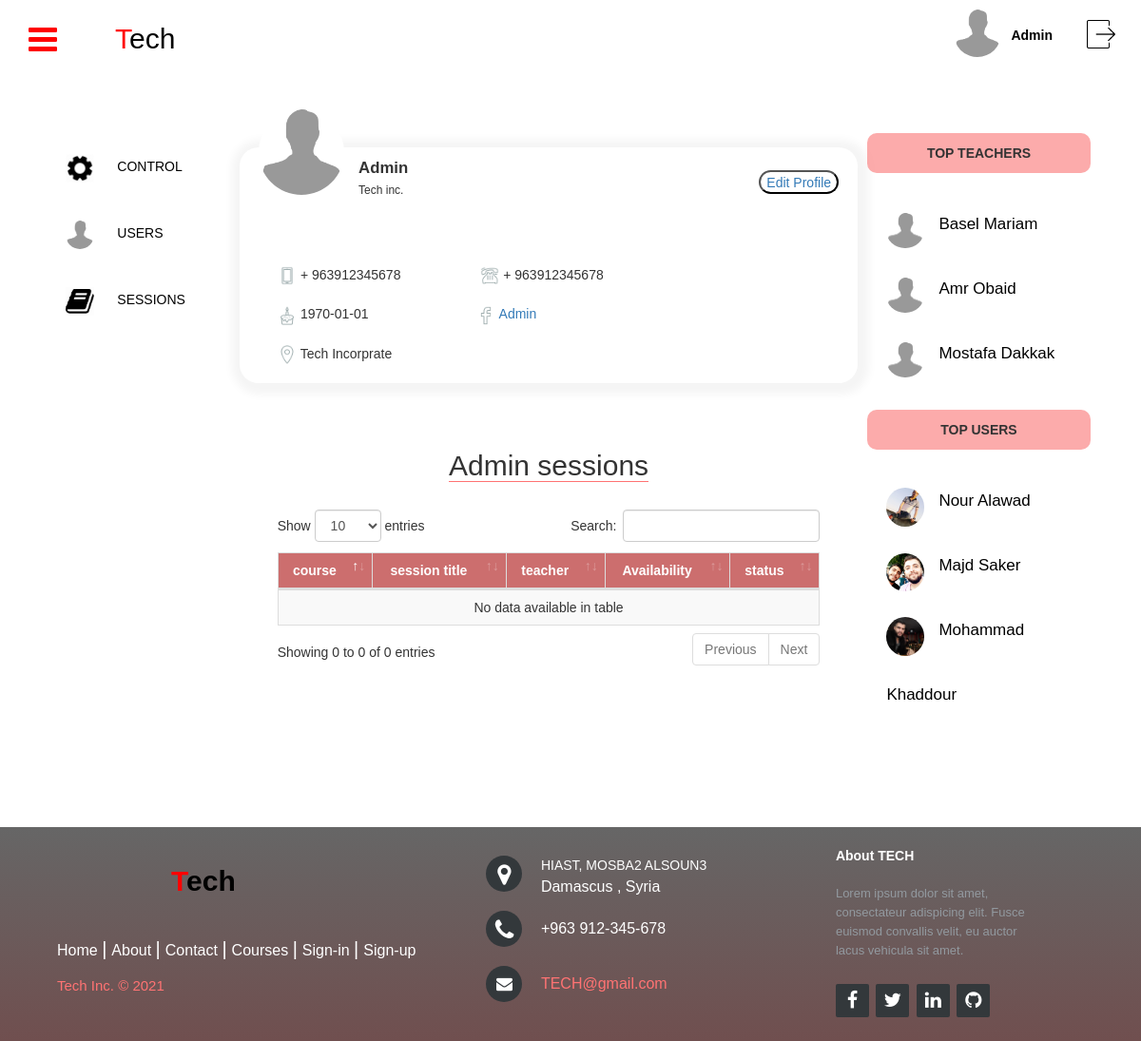
/users/profile/8 (signed in), run on the app's committed database.
### tables this page shows
CREATE TABLE `user` (
  `id` int(11) NOT NULL,
  `first_name` varchar(50) NOT NULL,
  `last_name` varchar(50) NOT NULL,
  `password_hash` varchar(5000) NOT NULL,
  `email` varchar(100) DEFAULT NULL,
  `is_active` tinyint(4) DEFAULT 1,
  `role` varchar(45) NOT NULL,
  `bio` varchar(200) NOT NULL,
  `mobile_number` bigint(14) NOT NULL DEFAULT 963912345678,
  `birthday` date NOT NULL DEFAULT '1990-01-01',
  `gender` varchar(6) NOT NULL DEFAULT 'male',
  `img_url` varchar(5000) NOT NULL DEFAULT 'default.jpg',
  `facebook_url` varchar(5000) NOT NULL,
  `facebook_token` varchar(5000) NOT NULL
);

CREATE TABLE `teacher` (
  `user_id` int(11) NOT NULL,
  `degree` varchar(100) DEFAULT NULL
);

CREATE TABLE `student` (
  `user_id` int(11) NOT NULL,
  `section` varchar(100) DEFAULT NULL
);

### index.php (called while the page is built, shortened)
<?php
require 'application/libs/controller.php';
$app = new Application();

### application/models/userModel.php (called while the page is built, shortened)
<?php
class userModel
{
    function __construct($db) {
        try {
            $this->db = $db;
        } catch (PDOException $e) {
            exit('Database connection could not be established.');
        }
    }
    public function findUserById($id){
        $sql = "SELECT  id,
                        first_name,
                        last_name,
                        img_url,
                        role,
                        bio,
                        mobile_number,
                        is_active,
                        birthday,
                        gender,
                        email,
                        password_hash,
                        facebook_url,
                        facebook_token
                from user
                WHERE id = :id";
        $query = $this->db->prepare($sql);
        $query->execute(array(':id' => $id));
        return $query->fetchAll();
    }
}

### application/libs/controller.php (called while the page is built, shortened)
<?php
class Controller
{
    public $db = null;
    private function openDatabaseConnection()
    {
        $options = array(PDO::ATTR_DEFAULT_FETCH_MODE => PDO::FETCH_OBJ, PDO::ATTR_ERRMODE => PDO::ERRMODE_WARNING);
        $this->db = new PDO(DB_TYPE . ':host=' . DB_HOST . ';dbname=' . DB_NAME, DB_USER, DB_PASS, $options);
    }
    public function loadModel($model_name)
    {
        return new $model_name($this->db);
    }
}

### application/models/teacherModel.php (called while the page is built, shortened)
<?php
class teacherModel
{
    function __construct($db) {
        try {
            $this->db = $db;
        } catch (PDOException $e) {
            exit('Database connection could not be established.');
        }
    }
    public function getTeachers() {
        $sql = "SELECT user_id, user.first_name, user.last_name, user.img_url
                from teacher, user
                WHERE user_id = user.id ";
        $query = $this->db->prepare($sql);
        $query->execute();
        return $query->fetchAll();
    }
}

### application/models/studentModel.php (called while the page is built)
<?php
class studentModel
{
    function __construct($db) {
        try {
            $this->db = $db;
        } catch (PDOException $e) {
            exit('Database connection could not be established.');
        }
    }
    public function getStudents() {
        $sql = "SELECT user_id, user.first_name, user.last_name, user.img_url
                from student, user
                WHERE user_id = user.id ";
        $query = $this->db->prepare($sql);
        $query->execute();
        return $query->fetchAll();
    }
}

### application/views/profile/index.php (the view, shortened to what this page needs)
<div class="real-body">
    <div class="profile-container">
        <img src="<?php echo URL; ?>public/profile-pics/<?php echo $user_img_url; ?>" class="avatar">
        <div class="name-profile">
            <span class="username">
                <?php
              echo $user_first_name . " " . $user_last_name;
            ?>
            </span> <br>
            <span class="speciality">
                <?php
              echo $user_bio;
            ?>
            </span>
        </div>
        <?php if ($_SESSION['user']->id == $user_id) { ?>
        <a href="<?php echo URL; ?>users/editProfile">
            <input class="edit" type="button" value="Edit Profile">
        </a>
        <?php } ?>
        <div class="content">
            <img src="<?php echo URL; ?>public/icons/user-mobile-number.png" alt="">
            <span>+
                <?php
              echo $user_mobile_number;
            ?>
            </span>
            <img src="<?php echo URL; ?>public/icons/user-phone.png" alt="" style="margin-left:80px;">
            <span>+
                <?php
              echo $user_mobile_number;
            ?>
            </span>
            <br>
            <br>
            <img src="<?php echo URL; ?>public/icons/user-birthday.png" alt="">
            <span>
                <?php
              echo $user_birthday;
            ?>
            </span>
            <img src="<?php echo URL; ?>public/icons/user-fb.png" alt="" style="margin-left:110px;">
            <a href="<?php echo $user_facebook_url; ?>">
                <span>
                    <?php
                echo $user_first_name . " " . $user_last_name;
              ?>
                </span>
            </a>
            <br>
            <br>
            <img src="<?php echo URL; ?>public/icons/user-address.png" alt=""><span> Tech Incorprate</span><br> <br>
        </div>
    </div>
    <div class="usertable-container availability-table">
        <h2 style="text-align: center; padding-bottom: 20px;">
            <?php if ($user_role == "teacher") { ?>
            <span style="border-bottom: 1px solid #ff7373;">availabilities</span>
            <?php } else { ?>
            <span style="border-bottom: 1px solid #ff7373;">
                <?php echo $user_first_name; ?> sessions
            </span>
            <?php } ?>
        </h2>
        <?php if ($user_role == "teacher") { ?>
        <table id="usertable" class="table table-striped table-bordered">
            <thead>
                <tr style="background-color: #cc6e6e;">
                    <th>from</th>
                    <th>to</th>
                    <th>date</th>
                    <th>Status</th>
                </tr>
            </thead>
            <tbody>
                <?php
              $availability = $availabilityModel->getTeacherAvailability($user_id);
              foreach ($availability as $tmp){
            ?>
                <tr>
                    <td> <?php echo ($tmp->from)/60 . ":00";?></td>
                    <td> <?php echo ($tmp->to)/60 . ":00";?></td>
                    <td><?php echo ($tmp->date);?></td>
                    <td><?php echo ((($tmp->is_availability_closed==1 || $tmp->date<date("Y-m-d") ||
                                    ($tmp->date==date("Y-m-d") && $tmp->from<(date("H")+2)*60+date("i")))) ? "CLOSED" : "OPEN"); ?></td>
                </tr>
                <?php } ?>
            </tbody>
            <tfoot>
            </tfoot>
        </table>
        <?php } else { ?>
        <table id="usertable" class="table table-striped table-bordered">
            <thead>
                <tr style="background-color: #cc6e6e;">
                    <th>course</th>
                    <th>session title</th>
                    <th>teacher</th>
                    <th>Availability</th>
                    <th>status</th>
                </tr>
            </thead>
            <tbody>
            </tbody>
        </table>
        <?php } ?>
    </div>
</div>

### application/views/_templates/logged-in-header.php (shortened to what this page needs)
<!DOCTYPE html>
<html lang="en">
<head>
    <link rel="stylesheet" href="https://use.fontawesome.com/releases/v5.5.0/css/all.css">
    <link rel="stylesheet" href="<?php echo URL; ?>public/fonts/font-awesome-4.7.0/css/font-awesome.min.css">
    <link rel="stylesheet" href="<?php echo URL; ?>public/bootstrap-3.4.1-dist/css/bootstrap.min.css">
    <link rel="stylesheet" href="<?php echo URL; ?>public/DataTables-1.10.20/css/dataTables.bootstrap4.min.css">
    <link rel="stylesheet" href="<?php echo URL; ?>public/css/profile.css">
    <link rel="stylesheet" href="<?php echo URL; ?>public/css/editProfileBody.css">
    <link rel="stylesheet" href="<?php echo URL; ?>public/css/table.css">
    <link rel="stylesheet" href="<?php echo URL; ?>public/css/subject.css">
    <link rel="stylesheet" href="<?php echo URL; ?>public/css/template.css">
    <link rel="stylesheet" href="<?php echo URL; ?>public/css/login-register.css">
    <link rel="stylesheet" href="<?php echo URL; ?>public/css/courseDetails.css">
    <link rel="stylesheet" href="<?php echo URL; ?>public/css/addAvailability.css">
    <link rel="stylesheet" href="<?php echo URL; ?>public/css/table-with-header-footer-leftsidebar.css">
    <link rel="stylesheet" href="<?php echo URL; ?>public/css/notification.css">
    <link rel="stylesheet" href="<?php echo URL; ?>public/css/handelSessions.css">
    <link rel="stylesheet" href="<?php echo URL; ?>public/css/error.css">
    <link rel="stylesheet" href="<?php echo URL; ?>public/css/rating.css">
</head>
<body>
    <header>
        <nav class="nav" id="nav" onscroll="light()">
            <div class="navbar navbar-fixed">
                <div class="logo">
                    <a href="<?php echo URL?>">
                        <p><span>T</span>ech</p>
                    </a>
                </div>
                <a href="<?php echo URL; ?>">
                    <form class="logout" name="logout" action="<?php echo URL; ?>logout/log_out" method="POST">
                        <button type='submit' name="submit-logout"
                            style="background: transparent; border: none; outline: none">
                            <img src="<?php echo URL; ?>public/icons/logout-icon.png" alt="">
                        </button>
                    </form>
                </a>
                <div class="nav-username">
                    <a href="<?php echo URL;?>users/profile/<?php echo $_SESSION['user']->id;?>">
                        <span>
                            <?php
                                echo $_SESSION['user']->first_name;
                            ?>
                        </span>
                    </a>
                </div>
                <div class="nav-profile">
                    <a href="<?php echo URL;?>users/profile/<?php echo $_SESSION['user']->id;?>">
                        <img src="<?php echo URL; ?>public/profile-pics/<?php echo $_SESSION['user']->img_url; ?>"
                            alt="profile">
                    </a>
                </div>
            </div>
            <label for="check">
                <i class="fa fa-bars" id="sidebar-btn"></i>
            </label>
        </nav>
    </header>

### application/views/_templates/right-sidebar.php (shortened to what this page needs)
<div class="right-side-bar">
    <div class="right-content">
        <div class="tops">
            <div class="bests">
                <span>TOP TEACHERS</span>
            </div>
            <ul style="list-style-type: none;">
                <?php
              $teacher = $teacherModel->getTeachers();
              foreach ($teacher as $tmp){
              ?>
                <a href='<?php echo URL; ?>users/profile/<?php echo $tmp->user_id; ?>'>
                    <li>
                        <div class="tops-profile">
                            <img src="<?php echo URL; ?>public/profile-pics/<?php echo $tmp->img_url; ?>" alt="">
                        </div>
                        <span class="top-teacher-name"><?php echo ($tmp->first_name ." ". $tmp->last_name);?></span>
                    </li>
                </a>
                <?php } ?>
            </ul>
        </div>
        <div class="tops">
            <div class="bests">
                <span>TOP USERS</span>
            </div>
            <ul style="list-style-type: none;">
                <?php
              $count=0;
              $student = $studentModel->getStudents();
              foreach ($student as $tmp){
                $count=$count+1;
                if ($count>3)
                  break;
              ?>
                <a href="<?php echo URL; ?>users/profile/<?php echo $tmp->user_id; ?>">
                    <li>
                        <div class="tops-profile">
                            <img src="<?php echo URL; ?>public/profile-pics/<?php echo $tmp->img_url; ?>" alt="">
                        </div>
                        <span class="top-teacher-name"><?php echo ($tmp->first_name ." ". $tmp->last_name);?></span>
                    </li>
                </a>
                <?php } ?>
            </ul>
        </div>
    </div>
</div>

### data on the page
user: first_name "Admin", img_url (placeholder picture), bio "Tech inc.", mobile_number "963912345678", birthday "1970-01-01"
teacher: user_id.img_url (placeholder picture), user_id.first_name "Basel", user_id.last_name "Mariam"
teacher: user_id.img_url (placeholder picture), user_id.first_name "Amr", user_id.last_name "Obaid"
teacher: user_id.img_url (placeholder picture), user_id.first_name "Mostafa", user_id.last_name "Dakkak"
student: user_id.img_url (picture), user_id.first_name "Nour", user_id.last_name "Alawad"
student: user_id.img_url (picture), user_id.first_name "Majd", user_id.last_name "Saker"
student: user_id.img_url (picture), user_id.first_name "Mohammad", user_id.last_name "Khaddour"
